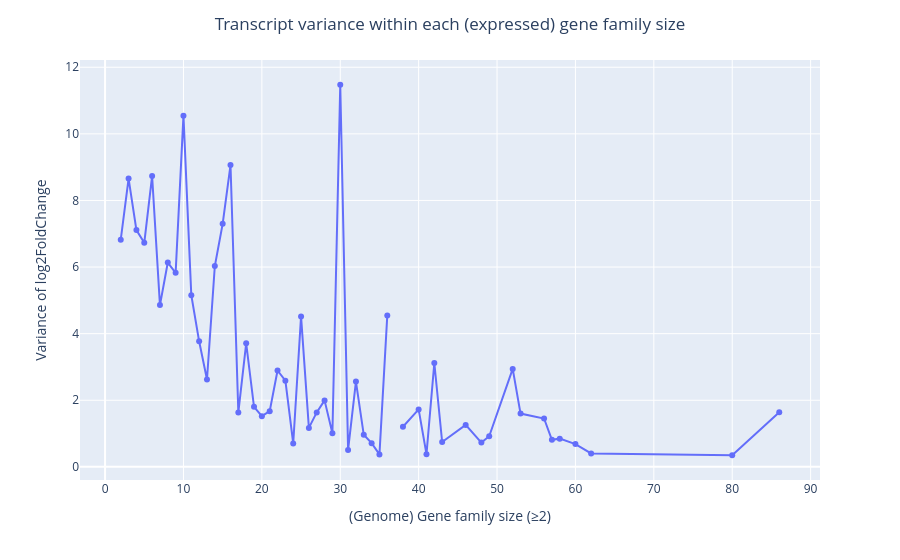

The notebook cell saved with this chart:
### Markdown cell above
Plot

### Code cell
fig3 = px.line(
    variance_by_size,
    x="hog_size_genome",
    y="variance",
    markers=True,
    hover_data={
        "n": True,
        "variance": ":.3f"
    }
)

fig3.update_layout(
     title=dict(text="Transcript variance within each (expressed) gene family size", x=0.5, xanchor="center"),
    xaxis_title="(Genome) Gene family size (≥2)",
    yaxis_title="Variance of log2FoldChange",
)
fig3.write_image("transcripts_variance_size.svg")
fig3.show()

### Figure 1 — Plotly figure (JSON) as saved in the notebook; plotly's stock layout.template omitted (floating-point values rounded to 4 significant figures)
{"data": [{"customdata": [[3373], [1040], [624], [367], [323], [206], [241], [125], [161], [131], [104], [78], [89], [77], [51], [59], [72], [36], [36], [59], [54], [84], [31], [31], [15], [9], [13], [24], [15], [5], [15], [22], [28], [13], [2], [1], [8], [11], [4], [20], [14], [15], [24], [8], [14], [19], [17], [6], [7], [28], [23], [23], [2]], "hovertemplate": "hog_size_genome=%{x}<br>variance=%{y:.3f}<br>n=%{customdata[0]}<extra></extra>", "legendgroup": "", "line": {"color": "#636efa", "dash": "solid"}, "marker": {"symbol": "circle"}, "mode": "lines+markers", "name": "", "orientation": "v", "showlegend": false, "type": "scatter", "x": [2, 3, 4, 5, 6, 7, 8, 9, 10, 11, 12, 13, 14, 15, 16, 17, 18, 19, 20, 21, 22, 23, 24, 25, 26, 27, 28, 29, 30, 31, 32, 33, 34, 35, 36, 37, 38, 40, 41, 42, 43, 46, 48, 49, 52, 53, 56, 57, 58, 60, 62, 80, 86], "xaxis": "x", "y": [6.824, 8.656, 7.109, 6.729, 8.734, 4.857, 6.136, 5.827, 10.55, 5.156, 3.771, 2.622, 6.031, 7.297, 9.064, 1.635, 3.711, 1.803, 1.522, 1.672, 2.894, 2.587, 0.7035, 4.518, 1.17, 1.636, 1.996, 1.012, 11.47, 0.5089, 2.563, 0.9635, 0.7116, 0.374, 4.549, NaN, 1.206, 1.726, 0.3806, 3.119, 0.7468, 1.261, 0.7302, 0.9205, 2.943, 1.601, 1.452, 0.812, 0.8474, 0.6854, 0.4023, 0.3489, 1.637], "yaxis": "y"}], "layout": {"legend": {"tracegroupgap": 0}, "margin": {"t": 60}, "title": {"text": "Transcript variance within each (expressed) gene family size", "x": 0.5, "xanchor": "center"}, "xaxis": {"anchor": "y", "domain": [0, 1], "title": {"text": "(Genome) Gene family size (≥2)"}}, "yaxis": {"anchor": "x", "domain": [0, 1], "title": {"text": "Variance of log2FoldChange"}}}}
